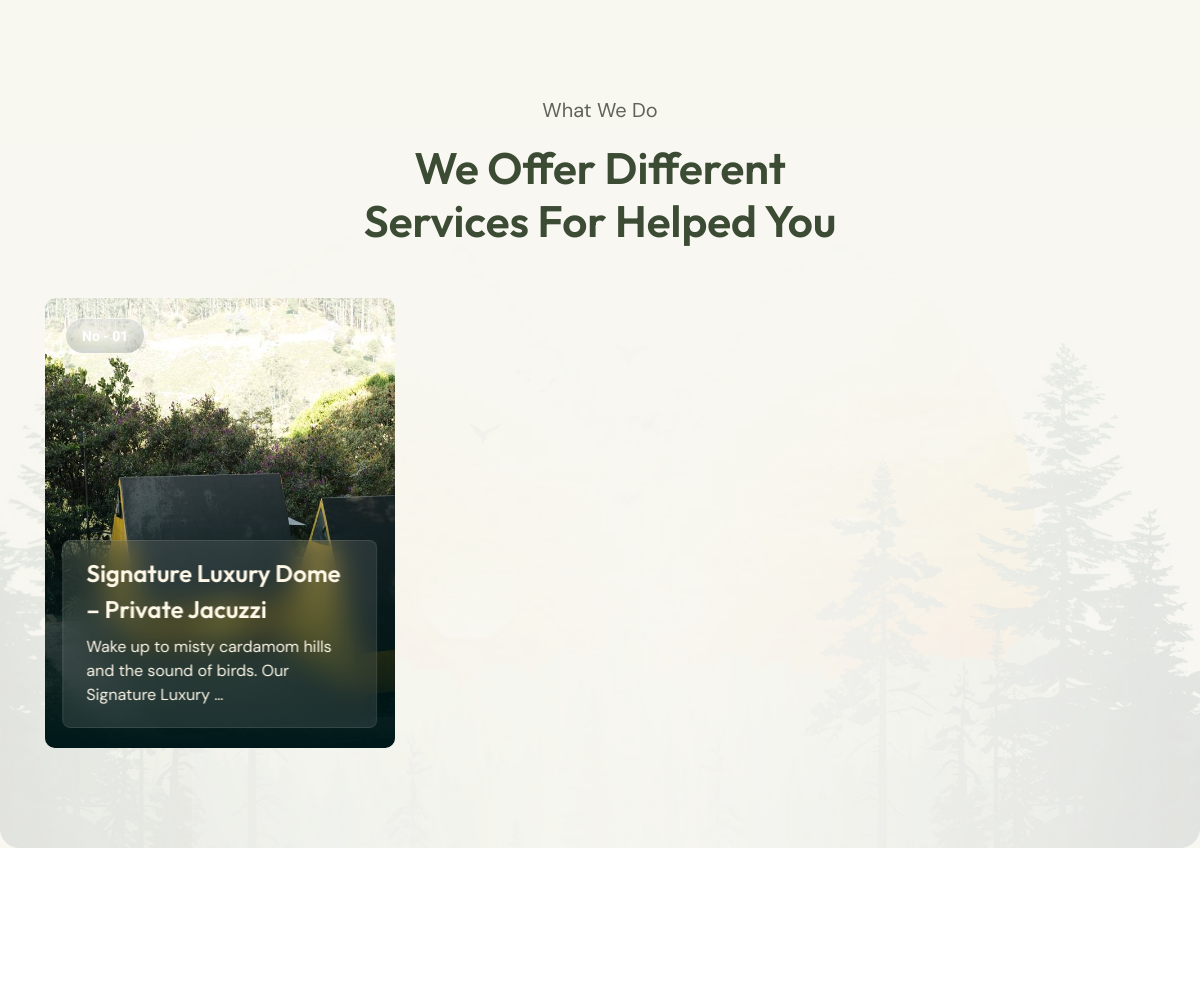
/services/ (middle part), run on an earlier commit of the app's database.
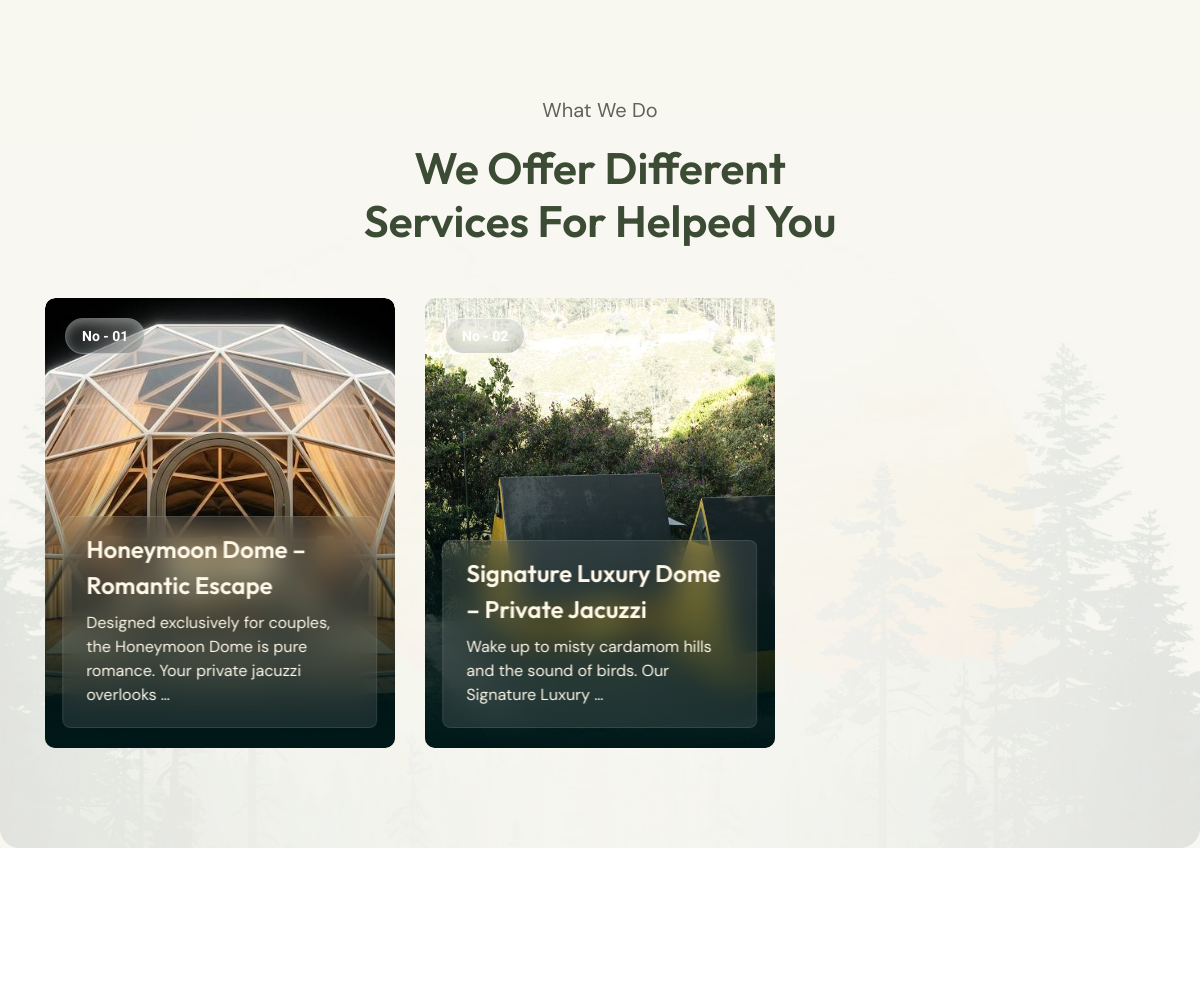
And on a later commit of the database.
### domesinnheaven_app/models.py (models this page shows, shortened)
class OptimizedImageModel(models.Model):
    image_fields = []
    class Meta:
        abstract = True

class CampingPackage(OptimizedImageModel):
    image_fields = ["main_image"]
    name = models.CharField(max_length=200)
    slug = models.SlugField(unique=True, blank=True)
    description = models.TextField()
    main_image = models.ImageField(upload_to="camping/")
    check_in = models.CharField(max_length=20)
    check_out = models.CharField(max_length=20)
    normal_price = models.DecimalField(max_digits=10, decimal_places=2, null=True, blank=True)
    special_price = models.DecimalField(max_digits=10, decimal_places=2, null=True, blank=True)
    package_items = models.TextField()
    facilities = models.TextField()
    created_at = models.DateTimeField(auto_now_add=True)
    class Meta:
        verbose_name_plural = "Camping Packages"

### domesinnheaven_app/views.py (the view)
# urls.py: path('services/', views.services, name='services'),
def services(request):
    packages_qs = CampingPackage.objects.all().order_by("-created_at")
    paginator = Paginator(packages_qs, 9)
    page_number = request.GET.get("page")
    packages = paginator.get_page(page_number)
    activities = Activity.objects.all()[:4]
    return render(request, "frontend/services.html", {"packages": packages, "activities": activities})

### domesinnheaven_app/context_processors.py (called while the page is built)
def _star_parts(rating: float) -> list[str]:
    rating = max(0.0, min(5.0, float(rating)))
    full = int(rating)
    remainder = rating - full
    half = 1 if remainder >= 0.25 and remainder < 0.75 else 0
    if remainder >= 0.75:
        full = min(5, full + 1)
    empty = max(0, 5 - full - half)
    return (["full"] * full) + (["half"] * half) + (["empty"] * empty)

def google_reviews(request) -> dict[str, Any]:
    rating = getattr(settings, "GOOGLE_REVIEW_RATING", 0.0)
    count = getattr(settings, "GOOGLE_REVIEW_COUNT", 0)
    url = getattr(settings, "GOOGLE_REVIEW_URL", "")
    return {
        "google_review_rating": rating,
        "google_review_count": count,
        "google_review_url": url,
        "google_review_stars": _star_parts(rating),
    }

def footer_packages(request) -> dict[str, Any]:
    packages = CampingPackage.objects.only("name", "slug").order_by("-created_at")[:5]
    return {"footer_packages": packages}

### templates/frontend/services.html (shortened to what this page needs)
{% extends "frontend/base.html" %}
{% load static %}
{% block content %}
<main>
	<section class="services-section bg-cream p-t-100 p-b-70 p-t-xs-40 p-b-xs-40">
		<div class="container">
			<div class="row justify-content-center text-center m-b-50 m-b-xs-40">
				<div class="col-xl-6">
					<div class="common-subtitle" data-aos="fade-up" data-aos-delay="600" data-aos-duration="1000">
						 <span>What We Do</span>
					</div>
					<div class="common-title m-b-0" data-aos="fade-up" data-aos-delay="800" data-aos-duration="1000">
						<h2>We Offer Different Services For Helped You</h2>
					</div>
				</div>
			</div>
		</div>
		<div class="container">
			<div class="row" data-aos="fade-up" data-aos-delay="200" data-aos-duration="1000">
				{% for package in packages %}
				<div class="col-xl-4 m-b-30">
					<div class="project-card style-service">
						<div class="thumb">
							<a href="{% url 'service_single' package.slug %}"><img alt="{{ package.name }}" src="{{ package.main_image.url }}"></a>
							<div class="tag">
								<p>No - {{ forloop.counter|stringformat:"02d" }}</p>
							</div>
							<div class="content">
								<h5>{{ package.name }}</h5>
								<p>{{ package.description|truncatewords_html:14|safe }}</p>
							</div>
						</div>
					</div>
				</div>
				{% empty %}
				<div class="col-12">
					<p class="text-center">No Dome Stays available yet.</p>
				</div>
				{% endfor %}
			</div>
		</div>
		<div class="c-shape-1"><img alt="shape-30" src="{% static 'assets/img/shapes/shape-30.webp' %}"></div>
		<div class="c-shape-2"><img alt="shape-31" src="{% static 'assets/img/shapes/shape-31.webp' %}"></div>
	</section>
	<div class="process-section p-t-140 p-b-100 p-t-xs-40 p-b-xs-40">
	</div>
</main>
{% endblock %}

What changed in the data, as far as the page shows it:
added CampingPackage: main_image (picture), name "Honeymoon Dome – Romantic Escape", description "Designed exclusively for couples, the Honeymoon Dome is pure romance. Your private jacuzzi overlooks …"
